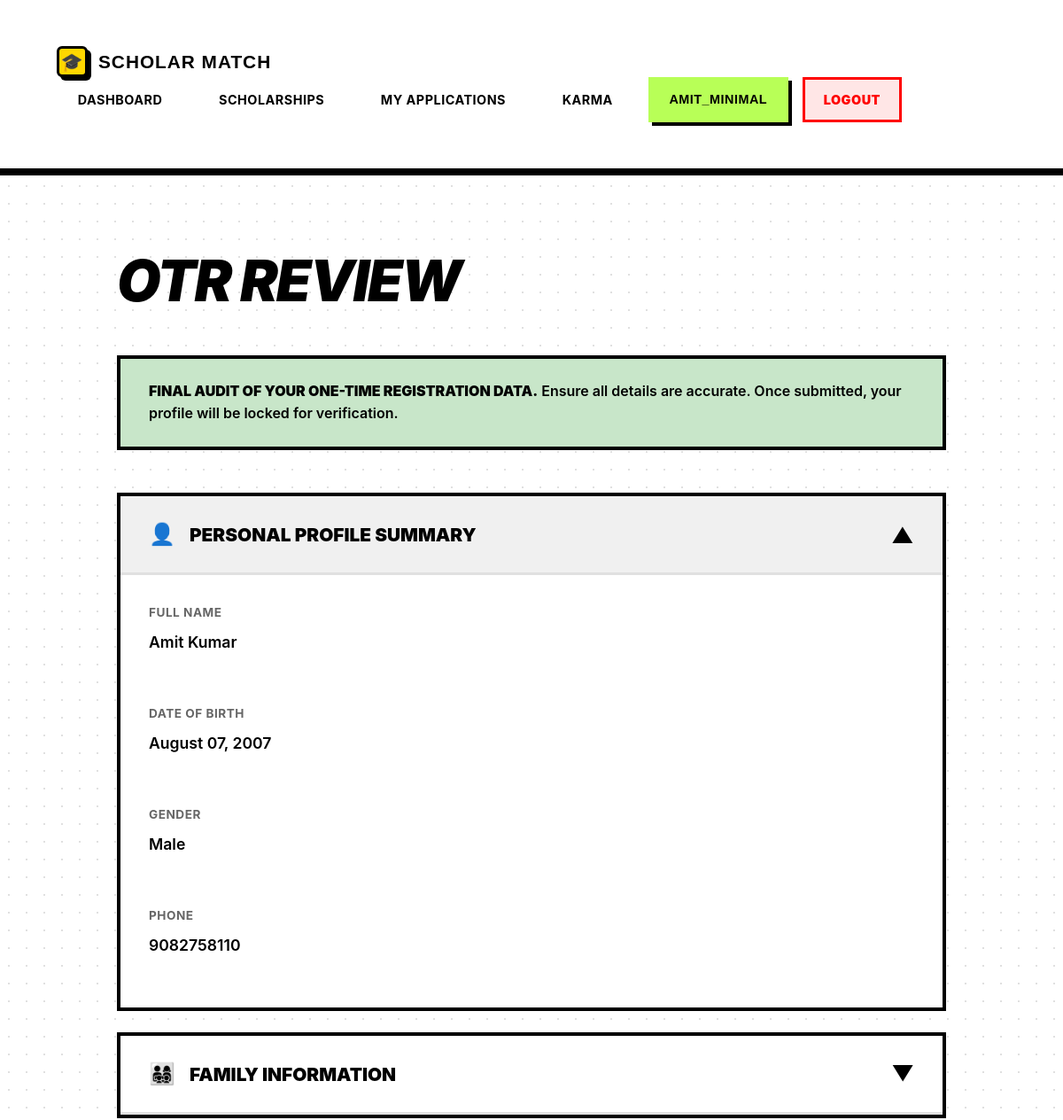
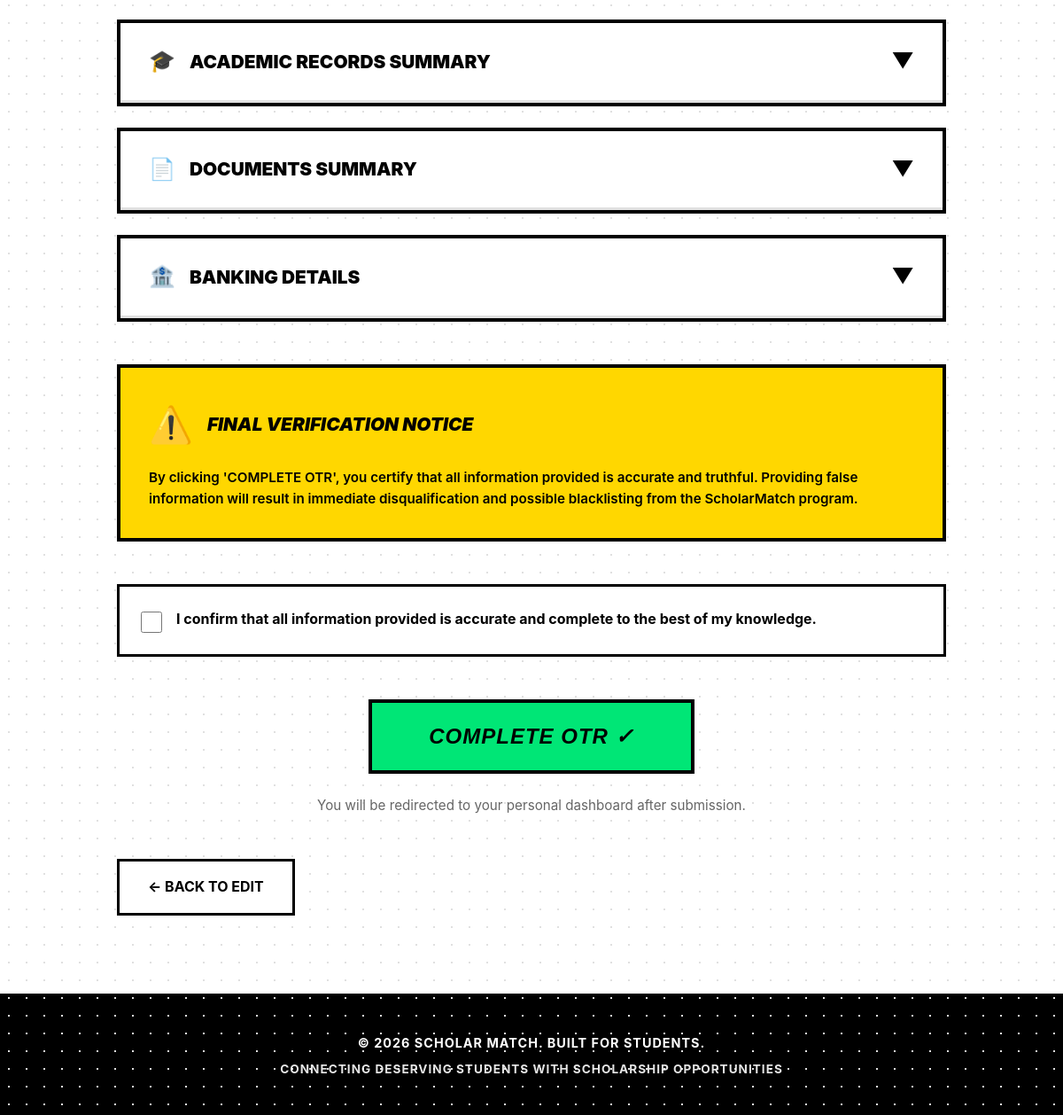
Page /accounts/otr/step7/ (signed in) on the committed database (2 pictures, top to bottom).
### users/models.py (models this page shows, shortened)
class User(AbstractUser):
    is_student = models.BooleanField(default=True)
    is_moderator = models.BooleanField(default=False)
    is_organization = models.BooleanField(default=False)

class StudentProfile(models.Model):
    user = models.OneToOneField(User, on_delete=models.CASCADE, primary_key=True)
    full_name = models.CharField(max_length=150)
    dob = models.DateField(null=True, blank=True, verbose_name="Date of Birth")
    gender = models.CharField(max_length=10, choices=[('Male', 'Male'), ('Female', 'Female'), ('Other', 'Other')], blank=True)
    father_name = models.CharField(max_length=150, blank=True)
    mother_name = models.CharField(max_length=150, blank=True)
    annual_income = models.DecimalField(max_digits=10, decimal_places=2, null=True, blank=True)
    caste_category = models.CharField(max_length=50, choices=[
        ('General', 'General'),
        ('OBC', 'OBC'),
        ('SC', 'SC'),
        ('ST', 'ST'),
        ('EWS', 'EWS')
    ], blank=True)
    is_disabled = models.BooleanField(default=False, verbose_name="Person with Disability")
    phone = models.CharField(max_length=15, blank=True)
    address = models.TextField(blank=True)
    pin_code = models.CharField(max_length=10, blank=True)
    city = models.CharField(max_length=100, blank=True)
    state = models.CharField(max_length=100, blank=True)
    aadhaar_number = models.CharField(max_length=12, blank=True, unique=True, null=True, help_text="12-digit Aadhaar number")
    bank_account_number = models.CharField(max_length=20, blank=True)
    bank_ifsc_code = models.CharField(max_length=11, blank=True, verbose_name="IFSC Code")
    bank_name = models.CharField(max_length=100, blank=True)
    otr_completed = models.BooleanField(default=False, help_text="Has student completed OTR?")
    otr_step = models.IntegerField(default=1, help_text="Current OTR step (1-7)")
    profile_completion = models.IntegerField(default=0, help_text="Profile completion percentage")
    total_karma_points = models.IntegerField(default=0, help_text="Total karma points balance")
    karma_rank = models.IntegerField(null=True, blank=True, help_text="Rank on leaderboard")
    verified_scholar_badge = models.BooleanField(default=False, help_text="Has purchased verified scholar badge")
    created_at = models.DateTimeField(auto_now_add=True)

### users/otr_views.py (the view)
# urls.py: path('otr/step7/', otr_views.otr_step7, name='otr_step7'),
@login_required
def otr_step7(request):
    profile = request.user.studentprofile
    if request.method == 'POST':
        profile.otr_completed = True
        profile.profile_completion = 100
        profile.save()
        messages.success(request, '🎉 OTR completed successfully! You can now browse scholarships.')
        return redirect('student_dashboard')
    academic_records = profile.academic_records.all()
    documents = profile.documents.all()
    return render(request, 'users/otr/step7_review.html', {
        'profile': profile,
        'academic_records': academic_records,
        'documents': documents,
        'step': 7
    })

### users/templates/users/otr/step7_review.html (shortened to what this page needs)
{% extends 'base.html' %}
{% block content %}
<div class="otr-container">
    <div class="step-header">
        <h1 class="step-title">OTR REVIEW</h1>
    </div>
    <div class="info-alert">
        <strong>Final audit of your One-Time Registration data.</strong> Ensure all details are accurate. Once submitted, your profile will be locked for verification.
    </div>
    <div class="review-section">
        <div class="section-header" onclick="toggleSection(this)">
            <div class="section-title">
                <span class="section-icon">👤</span>
                PERSONAL PROFILE SUMMARY
            </div>
            <span class="toggle-icon">▼</span>
        </div>
        <div class="section-content">
            <div class="section-inner">
                <div class="info-grid">
                    <div class="info-row">
                        <div class="info-label">Full Name</div>
                        <div class="info-value">{{ profile.full_name|default:"Not provided" }}</div>
                    </div>
                    <div class="info-row">
                        <div class="info-label">Date of Birth</div>
                        <div class="info-value">{{ profile.dob|date:"F d, Y"|default:"Not provided" }}</div>
                    </div>
                    <div class="info-row">
                        <div class="info-label">Gender</div>
                        <div class="info-value">{{ profile.gender|default:"Not provided" }}</div>
                    </div>
                    <div class="info-row">
                        <div class="info-label">Phone</div>
                        <div class="info-value">{{ profile.phone|default:"Not provided" }}</div>
                    </div>
                </div>
            </div>
        </div>
    </div>
    <div class="review-section">
        <div class="section-header" onclick="toggleSection(this)">
            <div class="section-title">
                <span class="section-icon">👨‍👩‍👧‍👦</span>
                FAMILY INFORMATION
            </div>
            <span class="toggle-icon">▼</span>
        </div>
        <div class="section-content">
        </div>
    </div>
    <div class="review-section">
        <div class="section-header" onclick="toggleSection(this)">
            <div class="section-title">
                <span class="section-icon">🎓</span>
                ACADEMIC RECORDS SUMMARY
            </div>
            <span class="toggle-icon">▼</span>
        </div>
        <div class="section-content">
        </div>
    </div>
    <div class="review-section">
        <div class="section-header" onclick="toggleSection(this)">
            <div class="section-title">
                <span class="section-icon">📄</span>
                DOCUMENTS SUMMARY
            </div>
            <span class="toggle-icon">▼</span>
        </div>
        <div class="section-content">
        </div>
    </div>
    <div class="review-section">
        <div class="section-header" onclick="toggleSection(this)">
            <div class="section-title">
                <span class="section-icon">🏦</span>
                BANKING DETAILS
            </div>
            <span class="toggle-icon">▼</span>
        </div>
        <div class="section-content">
        </div>
    </div>
    <div class="warning-box">
        <div class="warning-header">
            <span class="warning-icon">⚠️</span>
            <div class="warning-title">FINAL VERIFICATION NOTICE</div>
        </div>
        <div class="warning-text">
            By clicking 'COMPLETE OTR', you certify that all information provided is accurate and truthful. Providing false information will result in immediate disqualification and possible blacklisting from the ScholarMatch program.
        </div>
    </div>
    <form method="post">
        <div class="checkbox-confirm">
            <input type="checkbox" id="confirm" name="confirm" required>
            <label for="confirm"><strong>I confirm that all information provided is accurate and complete to the best of my knowledge.</strong></label>
        </div>
        <div class="submit-container">
            <button type="submit" class="btn-submit">COMPLETE OTR ✓</button>
            <p class="submit-note">You will be redirected to your personal dashboard after submission.</p>
        </div>
        <div class="button-group">
            <a href="{% url 'otr_step6' %}" class="btn-secondary">← Back to Edit</a>
        </div>
    </form>
</div>
{% endblock %}

### templates/base.html (shortened to what this page needs)
<!DOCTYPE html>
<html lang="en">
<head>
</head>
<body>
    <nav>
        <div class="container">
            <a href="/" class="logo">
                <div class="logo-icon">🎓</div>
                <span>Scholar Match</span>
            </a>
            <ul>
                {% if user.is_authenticated %}
                {% if user.is_student %}
                <li><a href="{% url 'student_dashboard' %}">Dashboard</a></li>
                <li><a href="{% url 'scholarships:scholarship_list' %}">Scholarships</a></li>
                <li><a href="{% url 'applications:my_applications' %}">My Applications</a></li>
                <li><a href="{% url 'karma:karma_dashboard' %}">Karma</a></li>
                {% elif user.is_organization %}
                <li><a href="{% url 'funder_portal:funder_dashboard' %}">Dashboard</a></li>
                <li><a href="{% url 'funder_portal:create_scholarship' %}">Create Scholarship</a></li>
                <li><a href="{% url 'funder_portal:view_applications' %}">Applications</a></li>
                {% elif user.is_moderator %}
                <li><a href="{% url 'moderator_dashboard' %}">Dashboard</a></li>
                <li><a href="{% url 'moderator_add_scholarship' %}">Add Scholarship</a></li>
                <li><a href="{% url 'karma:moderator_overview' %}">Karma Review</a></li>
                {% endif %}
                <li>
                    <span class="user-info">{{ user.username }}</span>
                </li>
                <li><a href="{% url 'logout' %}" class="logout-btn">Logout</a></li>
                {% else %}
                <li><a href="{% url 'login' %}">Login</a></li>
                {% endif %}
            </ul>
        </div>
    </nav>
    <div class="container">
        {% block content %}
        {% endblock %}
    </div>
    <footer>
        <p>&copy; 2026 Scholar Match. Built for Students.</p>
        <p style="margin-top: 0.5rem; font-size: 0.85rem; opacity: 0.9;">Connecting Deserving Students with Scholarship
            Opportunities</p>
    </footer>
</body>
</html>

### templates/base.html (style rules this page uses)
* { margin: 0; padding: 0; box-sizing: border-box; }
:root { --primary-yellow: #FFD700; --neon-green: #B8FF57; --bright-blue: #0066FF; --black: #000000; --white: #FFFFFF; --light-gray: #f5f5f5; --text-gray: #666666; --border-black: #000000; --shadow-black: #000000; --bright-red: #FF0000; --bright-green: #00CC00; --bright-purple: #B8A4FF; --bright-orange: #FFA04A; }
body { font-family: 'Arial', 'Helvetica Neue', sans-serif; background: var(--light-gray); background-image: radial-gradient(circle, #d0d0d0 1px, transparent 1px); background-size: 20px 20px; color: var(--black); line-height: 1.6; min-height: 100vh; display: flex; flex-direction: column; }
nav { background: var(--white); border-bottom: 4px solid var(--black); padding: 0.75rem 2rem; box-shadow: 0 4px 0 var(--black); position: sticky; top: 0; z-index: 1000; }
nav .container { max-width: 1400px; margin: 0 auto; display: flex; justify-content: space-between; align-items: center; flex-wrap: wrap; }
nav .logo { color: var(--black); font-size: 1.3rem; font-weight: 900; text-decoration: none; display: flex; align-items: center; gap: 0.75rem; transition: all 0.2s ease; text-transform: uppercase; letter-spacing: 1px; font-family: 'Arial Black', sans-serif; }
nav .logo-icon { width: 35px; height: 35px; background: var(--primary-yellow); border: 3px solid var(--black); border-radius: 6px; display: flex; align-items: center; justify-content: center; font-size: 20px; box-shadow: 4px 4px 0 var(--black); }
nav ul { list-style: none; display: flex; gap: 1rem; align-items: center; flex-wrap: wrap; }
nav ul li a, nav ul li .user-info { color: var(--black); text-decoration: none; padding: 0.7rem 1.3rem; border-radius: 0; transition: all 0.2s ease; font-weight: 700; font-size: 0.9rem; display: block; text-transform: uppercase; letter-spacing: 0.5px; border: 3px solid transparent; }
nav .user-info { background: var(--neon-green); border: 3px solid var(--black); color: var(--black); padding: 0.7rem 1.5rem; font-weight: 900; box-shadow: 4px 4px 0 var(--black); font-family: 'Arial Black', sans-serif; }
nav .logout-btn { background: #FFE6E6; border: 3px solid var(--bright-red); color: var(--bright-red); font-weight: 900; }
.container { max-width: 1400px; margin: 0 auto; padding: 2.5rem 2rem; flex: 1; }
.btn-secondary { background-color: var(--primary-yellow); }
footer { background: var(--black); color: var(--white); text-align: center; padding: 2.5rem 2rem; margin-top: auto; border-top: 4px solid var(--black); }
footer p { font-weight: 700; text-transform: uppercase; letter-spacing: 1px; font-size: 0.9rem; }

### rows in the picture
User: username "AMIT_MINIMAL"
StudentProfile: full_name "Amit Kumar", dob "August 07, 2007", gender "Male", phone "9082758110"
